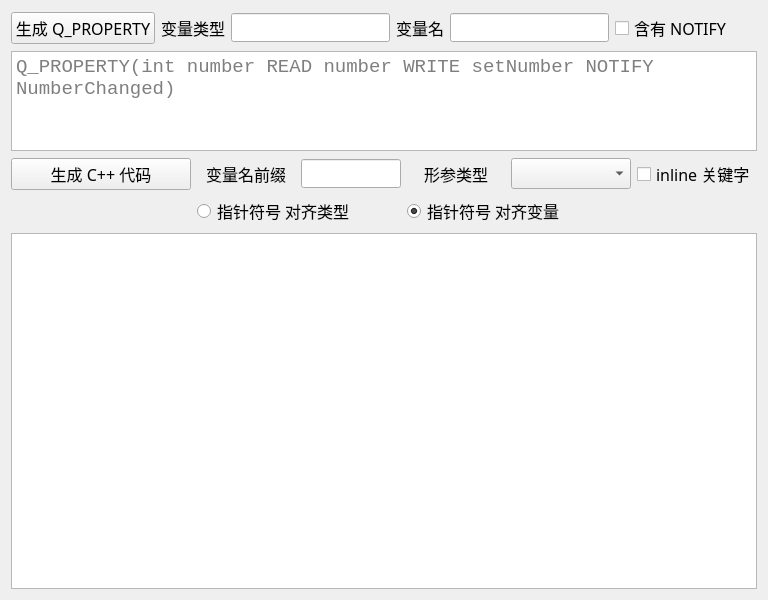
<?xml version="1.0" encoding="UTF-8"?>
<ui version="4.0">
 <class>PropertyGenerator</class>
 <widget class="QWidget" name="PropertyGenerator">
  <property name="geometry">
   <rect>
    <x>0</x>
    <y>0</y>
    <width>768</width>
    <height>600</height>
   </rect>
  </property>
  <property name="windowTitle">
   <string>Form</string>
  </property>
  <layout class="QVBoxLayout" name="verticalLayout">
   <item>
    <widget class="QFrame" name="frameVariationSet">
     <layout class="QGridLayout" name="gridLayout_2">
      <property name="leftMargin">
       <number>0</number>
      </property>
      <property name="topMargin">
       <number>1</number>
      </property>
      <property name="rightMargin">
       <number>1</number>
      </property>
      <property name="bottomMargin">
       <number>1</number>
      </property>
      <item row="0" column="0">
       <widget class="QPushButton" name="pushBtnGenProperty">
        <property name="maximumSize">
         <size>
          <width>180</width>
          <height>16777215</height>
         </size>
        </property>
        <property name="font">
         <font>
          <family>微软雅黑</family>
          <pointsize>12</pointsize>
         </font>
        </property>
        <property name="text">
         <string>生成 Q_PROPERTY</string>
        </property>
       </widget>
      </item>
      <item row="0" column="1">
       <widget class="QLabel" name="label_4">
        <property name="font">
         <font>
          <family>微软雅黑</family>
          <pointsize>12</pointsize>
         </font>
        </property>
        <property name="text">
         <string>变量类型</string>
        </property>
       </widget>
      </item>
      <item row="0" column="2">
       <widget class="QLineEdit" name="lineEditType">
        <property name="font">
         <font>
          <family>Consolas</family>
          <pointsize>13</pointsize>
         </font>
        </property>
       </widget>
      </item>
      <item row="0" column="3">
       <widget class="QLabel" name="label">
        <property name="font">
         <font>
          <family>微软雅黑</family>
          <pointsize>12</pointsize>
         </font>
        </property>
        <property name="text">
         <string>变量名</string>
        </property>
       </widget>
      </item>
      <item row="0" column="4">
       <widget class="QLineEdit" name="lineEditVariation">
        <property name="font">
         <font>
          <family>Consolas</family>
          <pointsize>13</pointsize>
         </font>
        </property>
       </widget>
      </item>
      <item row="0" column="5">
       <widget class="QCheckBox" name="checkBoxNotify">
        <property name="font">
         <font>
          <family>微软雅黑</family>
          <pointsize>12</pointsize>
         </font>
        </property>
        <property name="text">
         <string>含有 NOTIFY</string>
        </property>
       </widget>
      </item>
      <item row="0" column="6">
       <spacer name="horizontalSpacer_2">
        <property name="orientation">
         <enum>Qt::Horizontal</enum>
        </property>
        <property name="sizeHint" stdset="0">
         <size>
          <width>40</width>
          <height>20</height>
         </size>
        </property>
       </spacer>
      </item>
     </layout>
    </widget>
   </item>
   <item>
    <widget class="QTextEdit" name="textEditGenProperty">
     <property name="maximumSize">
      <size>
       <width>16777215</width>
       <height>100</height>
      </size>
     </property>
     <property name="font">
      <font>
       <family>Consolas</family>
       <pointsize>14</pointsize>
      </font>
     </property>
     <property name="placeholderText">
      <string notr="true">Q_PROPERTY(int number READ number WRITE setNumber NOTIFY NumberChanged)</string>
     </property>
    </widget>
   </item>
   <item>
    <widget class="QFrame" name="frameGenCode">
     <layout class="QGridLayout" name="gridLayout">
      <property name="leftMargin">
       <number>0</number>
      </property>
      <property name="topMargin">
       <number>1</number>
      </property>
      <property name="rightMargin">
       <number>1</number>
      </property>
      <property name="bottomMargin">
       <number>1</number>
      </property>
      <item row="0" column="4">
       <widget class="QLineEdit" name="lineEditPrefix">
        <property name="maximumSize">
         <size>
          <width>100</width>
          <height>16777215</height>
         </size>
        </property>
        <property name="font">
         <font>
          <family>Consolas</family>
          <pointsize>13</pointsize>
         </font>
        </property>
       </widget>
      </item>
      <item row="0" column="6">
       <widget class="QComboBox" name="comboBoxArg">
        <property name="minimumSize">
         <size>
          <width>120</width>
          <height>0</height>
         </size>
        </property>
        <property name="font">
         <font>
          <family>微软雅黑</family>
          <pointsize>12</pointsize>
         </font>
        </property>
       </widget>
      </item>
      <item row="1" column="5" colspan="2">
       <widget class="QRadioButton" name="radioBtnAlignVar">
        <property name="maximumSize">
         <size>
          <width>200</width>
          <height>16777215</height>
         </size>
        </property>
        <property name="font">
         <font>
          <family>微软雅黑</family>
          <pointsize>12</pointsize>
         </font>
        </property>
        <property name="text">
         <string>指针符号 对齐变量</string>
        </property>
        <property name="checked">
         <bool>true</bool>
        </property>
       </widget>
      </item>
      <item row="1" column="3" colspan="2">
       <widget class="QRadioButton" name="radioBtnAlignType">
        <property name="maximumSize">
         <size>
          <width>200</width>
          <height>16777215</height>
         </size>
        </property>
        <property name="font">
         <font>
          <family>微软雅黑</family>
          <pointsize>12</pointsize>
         </font>
        </property>
        <property name="text">
         <string>指针符号 对齐类型</string>
        </property>
       </widget>
      </item>
      <item row="0" column="3">
       <widget class="QLabel" name="label_3">
        <property name="font">
         <font>
          <family>微软雅黑</family>
          <pointsize>12</pointsize>
         </font>
        </property>
        <property name="text">
         <string>变量名前缀</string>
        </property>
        <property name="alignment">
         <set>Qt::AlignCenter</set>
        </property>
       </widget>
      </item>
      <item row="0" column="5">
       <widget class="QLabel" name="label_5">
        <property name="minimumSize">
         <size>
          <width>70</width>
          <height>0</height>
         </size>
        </property>
        <property name="font">
         <font>
          <family>微软雅黑</family>
          <pointsize>12</pointsize>
         </font>
        </property>
        <property name="text">
         <string>形参类型</string>
        </property>
        <property name="alignment">
         <set>Qt::AlignCenter</set>
        </property>
       </widget>
      </item>
      <item row="0" column="7">
       <widget class="QCheckBox" name="checkBoxInline">
        <property name="maximumSize">
         <size>
          <width>200</width>
          <height>16777215</height>
         </size>
        </property>
        <property name="font">
         <font>
          <family>微软雅黑</family>
          <pointsize>12</pointsize>
         </font>
        </property>
        <property name="text">
         <string>inline 关键字</string>
        </property>
       </widget>
      </item>
      <item row="0" column="0">
       <widget class="QPushButton" name="pushBtnGenCode">
        <property name="minimumSize">
         <size>
          <width>180</width>
          <height>0</height>
         </size>
        </property>
        <property name="maximumSize">
         <size>
          <width>250</width>
          <height>16777215</height>
         </size>
        </property>
        <property name="font">
         <font>
          <family>微软雅黑</family>
          <pointsize>12</pointsize>
         </font>
        </property>
        <property name="text">
         <string>生成 C++ 代码</string>
        </property>
       </widget>
      </item>
     </layout>
    </widget>
   </item>
   <item>
    <widget class="QTextEdit" name="textEditGenCode">
     <property name="font">
      <font>
       <family>Consolas</family>
       <pointsize>14</pointsize>
      </font>
     </property>
     <property name="cursor" stdset="0">
      <cursorShape>IBeamCursor</cursorShape>
     </property>
    </widget>
   </item>
  </layout>
 </widget>
 <resources/>
 <connections/>
</ui>
